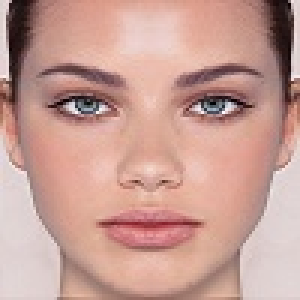
#> input picture src/testes/mirror.jpg, 100 x 100 px (shown 3 times larger)
$ python main.py   (Python 2 division)   (older library calls are emulated)
#> lines starting #> are read from the running program, lines starting #| are printed output that depends on the picture
### src/testes/Kirsh.py
#-*-coding: utf-8-*-
import cv2
import numpy as np
import scipy.signal as signal

class Kirsh():
    '''
    Classe para criacao de codigo LH para uma determinada imagem
    utilizando mascaras de Kirsh
    '''

    def __init__(self, img):
        '''
        Constructor
        - Recebe a localizacao de uma imagem
        - cria as mascaras kirsh
        - efectua a convulsao da imagem com as mascaras
        - calcula os codigos LDN para cada pixel da imagem
          com o auxilio do metodo LDN
        - da inicio a construcao do histograma

        @arg img: localizacao e nome da imagem a analizar
        '''
        self.image = cv2.imread(img, cv2.CV_LOAD_IMAGE_GRAYSCALE)
        self.masks = [
            np.array([[-3, -3, 5], [-3, 0, 5], [-3, -3, 5]]),
            np.array([[-3, 5, 5], [-3, 0, 5], [-3, -3, -3]]),
            np.array([[5, 5, 5], [-3, 0, -3], [-3, -3, -3]]),
            np.array([[5, 5, -3], [5, 0, -3], [-3, -3, -3]]),
            np.array([[5, -3, -3], [5, 0, -3], [5, -3, -3]]),
            np.array([[-3, -3, -3], [5, 0, -3], [5, 5, -3]]),
            np.array([[-3, -3, -3], [-3, 0, -3], [5, 5, 5]]),
            np.array([[-3, -3, -3], [-3, 0, 5], [-3, 5, 5]])
        ]
        self.divisions = 5
        self.convultions = [
            signal.convolve2d(self.image, mask) for mask in self.masks
        ]
        self.lh = []
        self.ldn = np.array(
            [[0 for x in range(len(self.image))]
             for x in range(len(self.image[0]))]
        )
        for x in range(len(self.image)):
            for y in range(len(self.image[0])):
                self.ldn[x][y] = self.__LDN(x,y)
        self.__histogram()

    def __histogram(self):
        '''
        Metodo para construcao do histograma da imagem
        calcula o histograma para cada parte da imagem
        de acordo com o numero de divisoes pretendido
        os resultados sao concatenados na variavel local "lh"
        '''
        len_x = len(self.ldn)
        len_y = len(self.ldn[0])
        div = self.divisions
        for i in range(div):
            for j in range(div):
                cur = self.image[i*len_x/div:i*len_x/div + len_x/div,
                                 j*len_y/div: j*len_y/div + len_y/div]
                hist, bin_edges = np.histogram(cur,
                                               div,
                                               density=True,
                                               weights=cur)
                ret = np.frombuffer(hist * np.diff(bin_edges))
                self.lh = np.concatenate((self.lh, ret))

    def __LDN(self, x, y):
        '''
        Metodo para calcular o codigo LDN para um pixel da imagem

        @arg x: cordenada do pixel a analizar
        @arg y: cordenada do pixel a analizar
        @return: codigo LDN
        '''
        n_masks = len(self.masks)
        i = 8 * max(self.convultions[k][x][y]
                    for k in range(n_masks))
        j = min(self.convultions[k][x][y]
                for k in range(n_masks))
        return i + j

    def code(self):
        '''
        Metodo para devolver o codigo lh
        calculado para a imagem

        @return: codigo LH calculado
        '''
        return self.lh

### src/testes/main.py
from Kirsh import *

def compare(f1, f2, i = None, val = 0):
    if i == None: i = len(f1)
    if i == 0: return val
    i -= 1
    if f1[i] + f2[i] != 0:
        val += ((f1[i] - f2[i])**2 / (f1[i] + f2[i]))
    return compare(f1, f2, i, val)


print
print "K I R S H"
print
uma = Kirsh("mirror.jpg")
#> in __init__, `self.image = cv2.imread(img, cv2.CV_LOAD_IMAGE_GRAYSCALE)`:
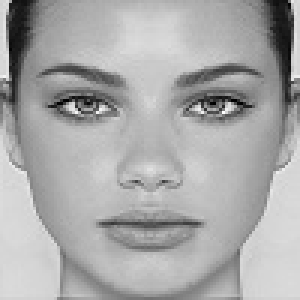
#> self.image: shape (100, 100) (shown 3 times larger); min 0, max 255, mean 168.9
#> in __init__, `self.convultions = [ signal.convolve2d(self.image, mask) for mask in s..`: self.convultions = 8 items
#> in __init__, `self.ldn = np.array( [[0 for x in range(len(self.image))] for x in ran..`: self.ldn: shape (100, 100) int64; every value is 0
#> the loop in __init__, `for x in range(len(self.image)):` made 100 passes
#> after the loop in __init__, `for x in range(len(self.image)):`:
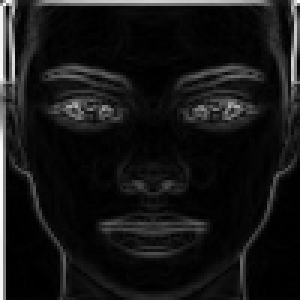
#> self.ldn: shape (100, 100) int64 (shown 3 times larger); min 0, max 24420, mean 2145.7; drawn with min black and max white
duas = Kirsh("mirror2.jpg")
#> call 2 of __init__, with img = 'mirror2.jpg'
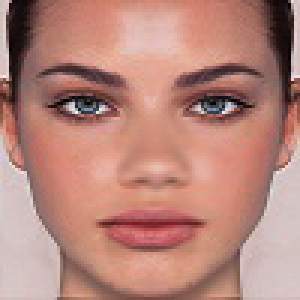
#> input picture src/testes/mirror2.jpg, 100 x 100 px (shown 3 times larger)
#> the loop in __init__ (call 2), `for x in range(len(self.image)):` made 100 passes
#> after the loop in __histogram (call 2), `for i in range(div):`:
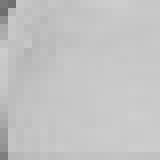
#> cur: shape (20, 20) (shown 8 times larger); min 110, max 206, mean 195.5
tres = Kirsh("people.jpg")
#> call 3 of __init__, with img = 'people.jpg'
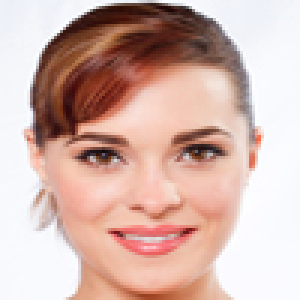
#> input picture src/testes/people.jpg, 100 x 100 px (shown 3 times larger)
#> in __init__ (call 3), `self.image = cv2.imread(img, cv2.CV_LOAD_IMAGE_GRAYSCALE)`:
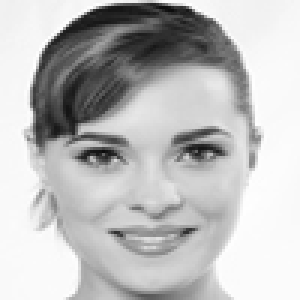
#> self.image: shape (100, 100) (shown 3 times larger); min 11, max 255, mean 189.2
#> the loop in __init__ (call 3), `for x in range(len(self.image)):` made 100 passes
#> after the loop in __init__ (call 3), `for x in range(len(self.image)):`:
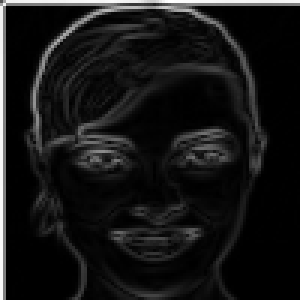
#> self.ldn: shape (100, 100) int64 (shown 3 times larger); min 0, max 28120, mean 2449; drawn with min black and max white
f1 = uma.code()
f2 = duas.code()
f3 = tres.code()
f1_f2 = compare(f1,f2)
print "f1 - f2: %s" % f1_f2
f1_f3 = compare(f1,f3)
print "f1 - f3: %s" % f1_f3
f2_f3 = compare(f2,f3)
print "f2 - f3: %s" % f2_f3
